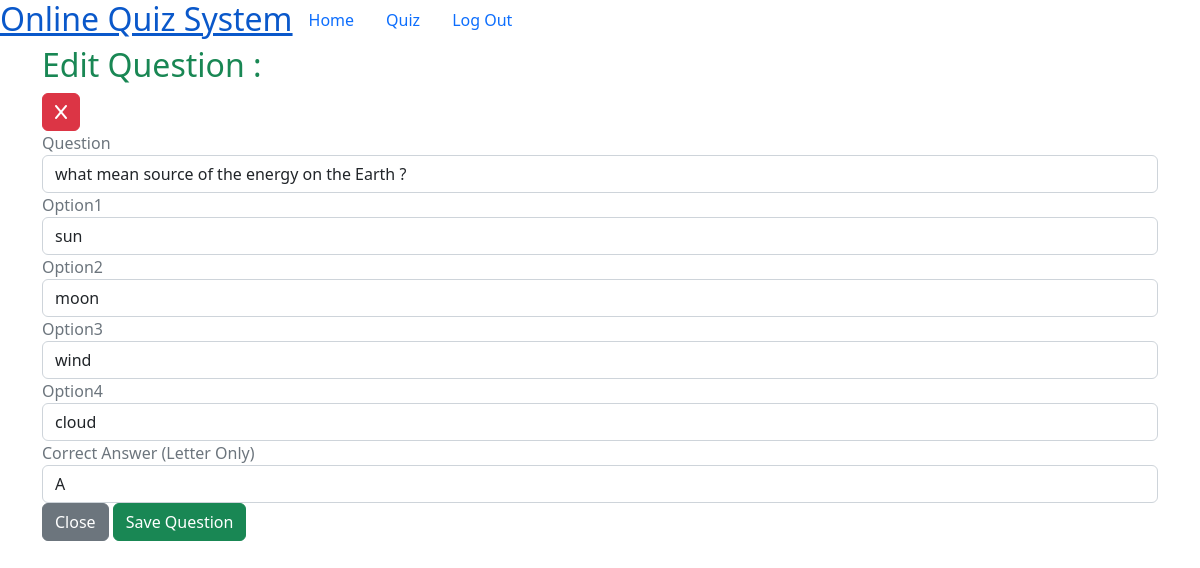
The page /edit.php?id=1 on the database its author committed.
### tables this page shows
CREATE TABLE `tb_quiz` (
  `quiz_id` int NOT NULL,
  `question` text NOT NULL,
  `option1` text NOT NULL,
  `option2` text NOT NULL,
  `option3` text NOT NULL,
  `option4` text NOT NULL,
  `correct_Ans` text NOT NULL
);

### edit.php (the view, shortened to what this page needs)
<?php
    require_once "db.php";
 ?>
<!DOCTYPE html>
<html lang="en">
<head>
    <link href="https://cdn.jsdelivr.net/npm/bootstrap@5.2.0-beta1/dist/css/bootstrap.min.css" rel="stylesheet"
>
    <link rel="stylesheet" href="./styles/edit.scss">
</head>
<body>
    <section>
        <ul class="nav nav1 nav-underline">
        <li class="nav-item"><a href="teacher.php" class="logoAnchor" title="Home"><h2>Online Quiz System</h2></a></li>
            <li class="nav-item"><a  class="nav-link home " href="teacher.php" > Home</a></li>
            <li class="nav-item"><a  class="nav-link  quiz" href="quiz.php"> Quiz</a></li>
            <li class="nav-item"><a  class="nav-link logout" href="index.php"> Log Out</a></li>
        </ul>
       <div class="mainBody">
            <div class="Add">
                <div id="Questions">
                    <div class="question container">
                        <h2 class="text-success"> Edit Question :</h2>
                        <a class="btn btnX btn-danger" href="quiz.php" title="Exit"><i class="fa-solid fa-x"></i></a>
                        <?php
                        if(isset($_GET['id'])){
                            $id=$_GET['id'];
                            $select = "SELECT * FROM tb_quiz where quiz_id='$id'";
                            if($result= $conn->query($select)){
                                if($row=$result->fetch_assoc()){
                                    $id=$row['quiz_id'];
                                    $question1=$row['question'];
                                    $opt1=$row['option1'];
                                    $opt2=$row['option2'];
                                    $opt3=$row['option3'];
                                    $opt4=$row['option4'];
                                    $ans=$row['correct_Ans'];
                                }
                            }
                        }
                         ?>
                        <form action="edit.php?id=<?php echo $id ?>" method="post">
                           <div class="form-group">
                                <label class="text-secondary" >Question</label>
                                <input type="text" value="<?php echo $question1?>" class="form-control" name="question">
                           </div>
                           <div class="form-group">
                                <label class="text-secondary">Option1</label>
                                <input type="text" value="<?php echo $opt1 ?>" class="form-control" name="Option1">
                           </div>
                           <div class="form-group">
                                <label class="text-secondary">Option2</label>
                                <input type="text" value="<?php echo $opt2 ?>"class="form-control" name="Option2">
                           </div>
                           <div class="form-group">
                                <label class="text-secondary">Option3</label>
                                <input type="text" value="<?php echo $opt3 ?>" class="form-control" name="Option3">
                           </div>
                           <div class="form-group">
                                <label class="text-secondary" >Option4</label>
                                <input type="text" value="<?php echo $opt4 ?>" class="form-control" name="Option4">
                           </div>
                           <div class="form-group">
                                <label class="text-secondary" >Correct Answer (Letter Only)</label>
                                <input type="text" value="<?php echo $ans ?>" class="form-control"maxlength="1" style="text-transform: uppercase;" name="CorrectAns">
                           </div>
                           <a href="quiz.php" class="btn btnClose btn-secondary" title="Close">Close</a>
                           <input type="submit" class="btn btn-success" title="Save Questions" name="Save" value="Save Question"></input>
                        </form>
                    </div>
               </div>
            </div>
         </div>
    </section>
</body>
</html>

### rows shown on the page
tb_quiz: question "what mean source of the energy on the Earth ?", Option1 "sun", Option2 "moon", Option3 "wind", Option4 "cloud", CorrectAns "A"
